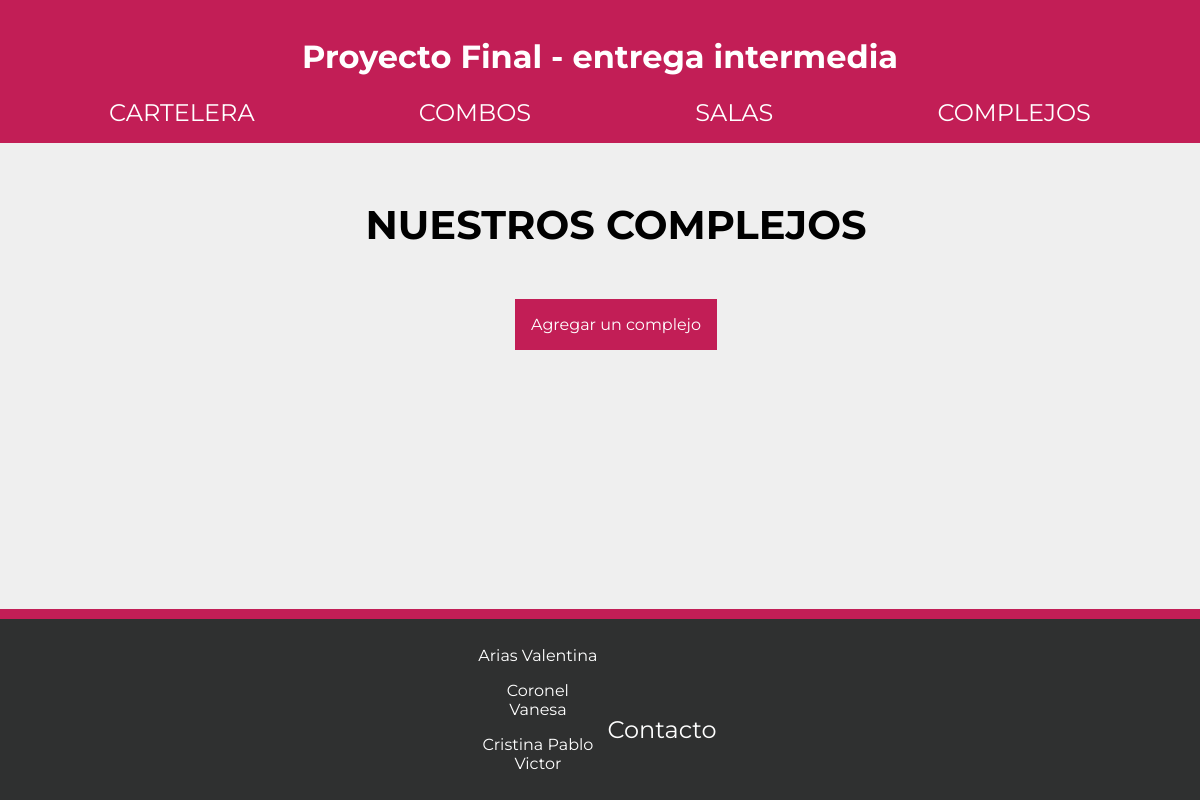
Before: /complejos with the older database file.
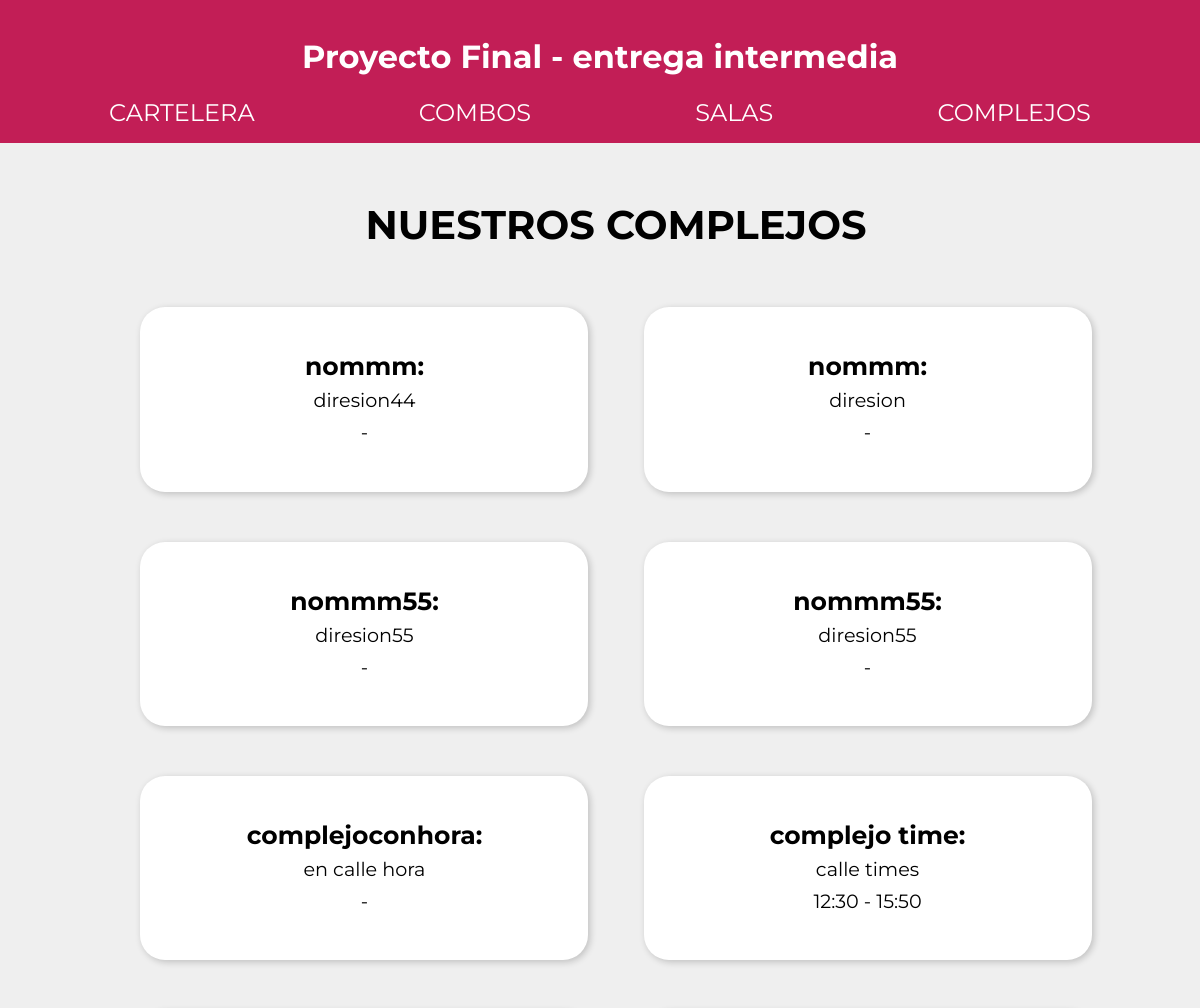
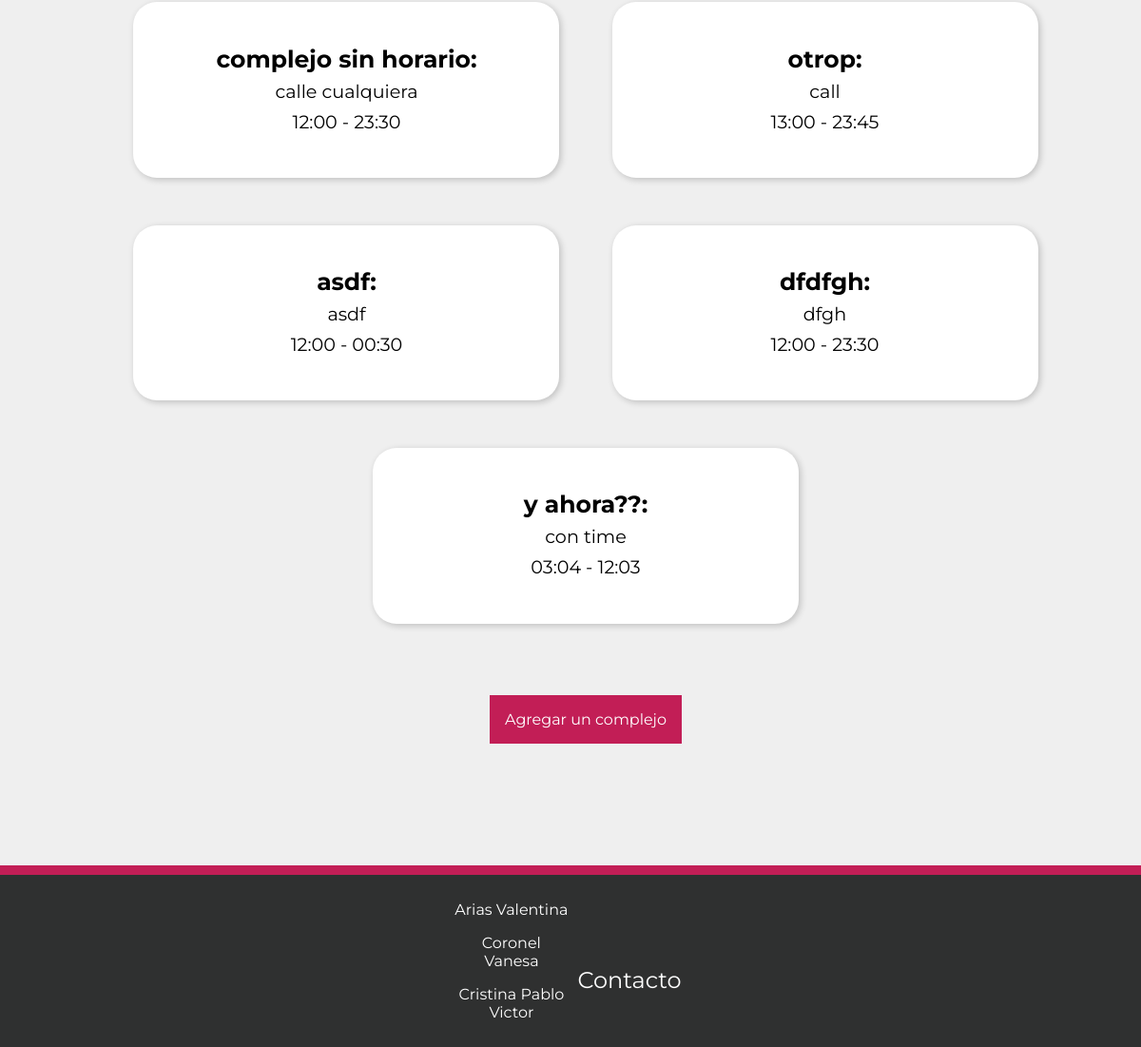
After: the same page with the newer database file (2 pictures, top to bottom).
### AppProyectoFinal/models.py (models this page shows)
class Complejo(models.Model):
    nombre = models.CharField(max_length=50)
    direccion = models.CharField(max_length=200)
    horario_apertura = models.TimeField(auto_now=False, auto_now_add=False, null=True)
    horario_cierre = models.TimeField(auto_now=False, auto_now_add=False, null=True)

### AppProyectoFinal/views.py (the view)
# urls.py: path('complejos', mostrarComplejos, name="complejos"),
def mostrarComplejos(request):
    lista = Complejo.objects.all()
    return render(request, "complejos.html", {"lista_complejos": lista})

### AppProyectoFinal/templates/complejos.html
{% extends 'padre.html' %}
{% load static %}
{% block contenidoQueCambia %}
    <h2 class="titulos">NUESTROS COMPLEJOS</h2>
            {% for complejo in lista_complejos %}
                <section class="salas-card">
                    <p><span class="titulo-sala">{{complejo.nombre}}:</span> <br> {{complejo.direccion}} <br> {{complejo.horario_apertura|time:"H:i"}} - {{complejo.horario_cierre|time:"H:i"}}</p>
                </section>
            {% endfor %}
    <a href="{% url 'agregar_complejo' %}" class="linkAgregar">Agregar un complejo</a>
{% endblock %}

Changed rows visible on the page:
added Complejo: nombre "nommm", direccion "diresion44"
added Complejo: nombre "nommm", direccion "diresion"
added Complejo: nombre "nommm55", direccion "diresion55"
added Complejo: nombre "nommm55", direccion "diresion55"
added Complejo: nombre "complejoconhora", direccion "en calle hora"
added Complejo: nombre "complejo time", direccion "calle times", horario_apertura "12:30", horario_cierre "15:50"
added Complejo: nombre "complejo sin horario", direccion "calle cualquiera", horario_apertura "12:00", horario_cierre "23:30"
added Complejo: nombre "otrop", direccion "call", horario_apertura "13:00", horario_cierre "23:45"
added Complejo: nombre "asdf", direccion "asdf", horario_apertura "12:00", horario_cierre "00:30"
added Complejo: nombre "dfdfgh", direccion "dfgh", horario_apertura "12:00", horario_cierre "23:30"
added Complejo: nombre "y ahora??", direccion "con time", horario_apertura "03:04", horario_cierre "12:03"
